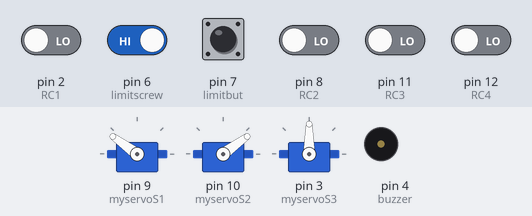
A sketch run on a simulated Arduino Uno, built with avr-gcc and run on an emulated ATmega328P. Shown: 3 × servo, buzzer (waves = sounding). Inputs (shaded band) come from the test bench; at power-on: pin 6 (limitscrew), pin 7 (limitbut) HIGH, pin 2 (RC1), pin 8 (RC2), pin 11 (RC3), pin 12 (RC4) LOW.

Above: at 18.0 s.
18.1 s: pin 2 (RC1) driven HIGH
At 19.7 s:
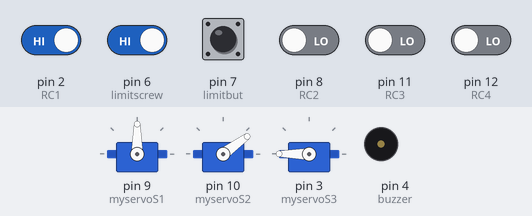
31.6 s: pin 11 (RC3) driven HIGH
40.9 s: pin 12 (RC4) driven HIGH
54.9 s: pin 2 (RC1) driven LOW
At 59.2 s:
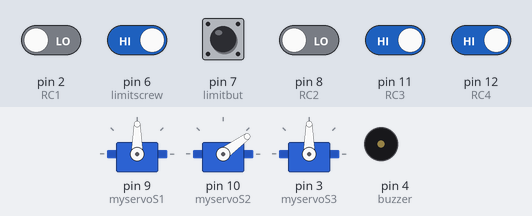
68.9 s: pin 11 (RC3) driven LOW
At 70.08 s:
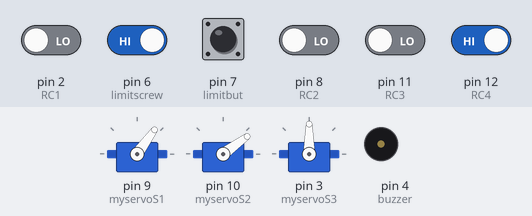
Timing chart, 0 to 79.2 s (numbered marks = the images above; inputs shaded):
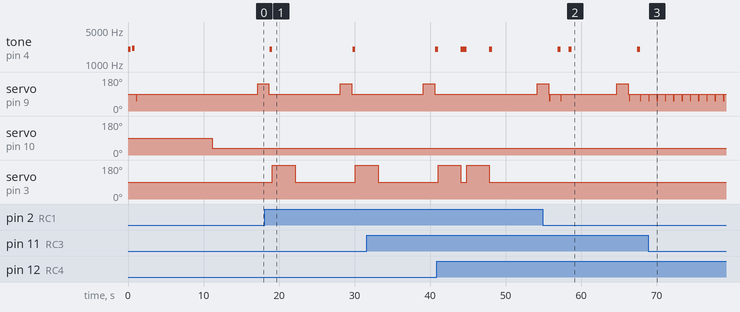

Measured:
- after the input at 18.1 s, tone on pin 4 (buzzer): alternates 2000 Hz for 0.38 s and silent for 10.6 s, starting after 0.66 s; servo on pin 3 (myservoS3): 90° → 180° after 1.0 s, → 90° 3.0 s later, → 180° 8.0 s later
- after the input at 54.9 s, servo on pin 3 (myservoS3): stops changing and stays 90°
- after the input at 68.9 s, tone on pin 4 (buzzer): stops changing and stays silent

The sketch:

Back1.ino
```cpp
#include <Servo.h>
Servo myservoS1;
Servo myservoS2;
Servo myservoS3;

const int limitbut = 7;   // limit switch
const int limitscrew = 6;   // limit switch
const int RC1 = 2;   // RC1 switch
const int RC2 = 8;   // RC2 switch
const int RC3 = 11;   // RC3 switch
const int RC4 = 12;   // RC4 switch
const int buzzer = 4; //buzzer to arduino pin 7
int RF1 = 0;         // variable for reading the pushbutton status
int RF2 = 0;         // variable for reading the pushbutton status
int RF3 = 0;         // variable for reading the pushbutton status
int RF4 = 0;         // variable for reading the pushbutton status
int limitbuton = 0;         // variable for reading the pushbutton status
int limitScrew = 0;         // variable for reading the pushbutton status
int toggle = 1;

int cop = 0;
int LinAcop = 0; // 1st run only
int count = 0;
int turnpoint = 33;
int limit = 75;

void setup() {
myservoS1.attach(9, 1000, 2000); // LM
myservoS2.attach(10, 1000, 2000); // wheels
myservoS3.attach(3, 1000, 2000); // mini
pinMode(limitbut, INPUT);
pinMode(limitscrew, INPUT);
pinMode(RC1, INPUT);
pinMode(RC2, INPUT);
pinMode(RC3, INPUT);
pinMode(RC4, INPUT);
pinMode(buzzer, OUTPUT); // Set Piezo Buzzer - pin 10 as an output

}
void loop() {


limitbuton = digitalRead(limitbut); //head button
limitScrew = digitalRead(limitscrew); //Lin Ac button
RF1 = digitalRead(RC1); //A button
RF2 = digitalRead(RC2); //C button
RF3 = digitalRead(RC3); //B button
RF4 = digitalRead(RC4); //D button


if (LinAcop == 0) // resets to top first time only
{
      tone(buzzer, 2000); // Send 1KHz sound signal...
      delay(375);        // ...for 1 sec
      noTone(buzzer);     // Stop sound...
      delay(155);        // ...for 1sec
      tone(buzzer, 2100); // Send 1KHz sound signal...
      delay(375);        // ...for 1 sec
      noTone(buzzer);     // Stop sound...
      delay(155);        // ...for 1sec
do
    {
      myservoS1.writeMicroseconds(1300); // restart to top
      limitbuton = digitalRead(limitbut); //head button
      delay (100); // just to slow this down
}  while (limitbuton  == LOW );
      myservoS1.writeMicroseconds(1500); // stop  motor
      delay (10000); // pause at start
      LinAcop = 1; // RUNS first time only
}

if (RF1  == HIGH) // A button UP
 {
     tone(buzzer, 2000); // Send 1KHz sound signal...
      delay(375);        // ...for 1 sec
      noTone(buzzer);     // Stop sound...
    myservoS3.writeMicroseconds(2000);
    delay (3000);
      noTone(buzzer);     // Stop sound...

    myservoS3.writeMicroseconds(1500);
  }

if (RF3  == HIGH) // A button UP
 {
     tone(buzzer, 2000); // Send 1KHz sound signal...
      delay(375);        // ...for 1 sec
      noTone(buzzer);     // Stop sound...
    if (toggle == 1)
        {toggle = 0;
        goto bytog;
        }
if (toggle == 0)
        {toggle = 1;
        goto bytog;
        }

  }
bytog:

if (RF2  == HIGH && limitScrew == LOW ) // C button DOWN if limit not made
 {
    tone(buzzer, 2000); // Send 1KHz sound signal...
    myservoS3.writeMicroseconds(1000);
    delay (3000);
     noTone(buzzer);     // Stop sound...
    myservoS3.writeMicroseconds(1500);
 }


if (count <= turnpoint && toggle == 1)    //  reads button and moves UP unless tilt
      {
      myservoS2.writeMicroseconds(1200);  //
      delay (6000);

      myservoS1.writeMicroseconds(1800); // move LM down
      delay (1500); // away from head
      myservoS1.writeMicroseconds(1500); // stop  motor
      delay (100); // stop LM away from head
      count = count +1;
     }

  if (count > turnpoint && toggle == 1)     // only first time
     {
  if (cop == 0)
{
  myservoS2.writeMicroseconds(1500); // stop  motor
// lower screw
   if (limitScrew ==  LOW) //  DOWN if limit not made
 {
    myservoS3.writeMicroseconds(1000);
    delay (3000);
    myservoS3.writeMicroseconds(1500);
 }
  cop = 1; // keep from stopping each time
  delay (2000);
}
      myservoS2.writeMicroseconds(1800); // take longer at lumbar
      delay (8000); //
      myservoS1.writeMicroseconds(1800); // move LM screw down
      delay (1500); //
      myservoS1.writeMicroseconds(1500); // stop  motor
      delay (100); //
      count = count +1;
      }

if ( limit == 71) // lmk when it about to end
{ tone(buzzer, 2000); // Send 1KHz sound signal...
      delay (785);
     noTone(buzzer);     // Stop sound...
tone(buzzer, 2000); // Send 1KHz sound signal...
      delay (785);
     noTone(buzzer);     // Stop sound...
tone(buzzer, 2000); // Send 1KHz sound signal...
      delay (785);
     noTone(buzzer);     // Stop sound...
tone(buzzer, 2000); // Send 1KHz sound signal...
      delay (785);
     noTone(buzzer);     // Stop sound...

}

if (count > limit)     //  reads button and moves UP unless tilt
{
do
    {
      myservoS1.writeMicroseconds(1300); // move LM back up to start
      limitbuton = digitalRead(limitbut); //head button
      delay (100); // just to slow this down
}     while (limitbuton  == LOW );

myservoS1.writeMicroseconds(1500); // stop LM  motor
delay (1000);
myservoS2.writeMicroseconds(1500); // stop  wheel motor
      delay (9000); //
      count = 0;
      cop = 0;
}
if (RF4  == HIGH) // D button UP               //  reads button and moves UP unless tilt
{
do
    {
      myservoS1.writeMicroseconds(1300); // move LM back up to start
      limitbuton = digitalRead(limitbut); //head button
      delay (100); // just to slow this down
}  while (limitbuton  == LOW );

myservoS1.writeMicroseconds(1500); // stop  motor
      delay (1000); //
      count = 0;
      cop = 0;

}


  }
```
